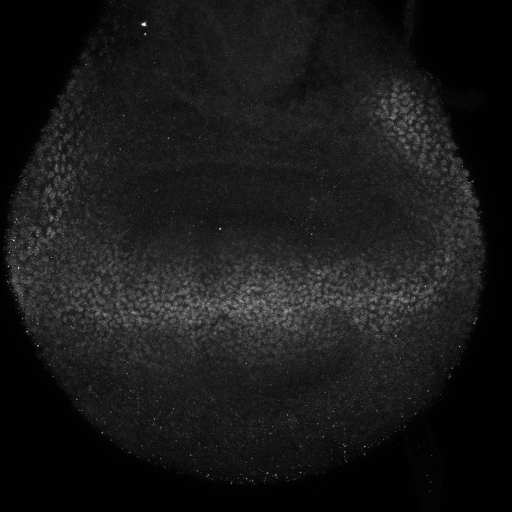
#> input picture Vg_image.png, 1024 x 1024 px, found by its file name (shown at 1/2 size)
$ python W_and_R_cells_determination.py
#> lines starting #> are read from the running program, lines starting #| are printed output that depends on the picture
### Code from Luis Manuel Muñoz Nava
### email: luis.nava@cinvestav.mx

###### This code finds the positive and negative pixels for Vestigial (Vg) in the wing pouch of the Drosophila wing disc ######

### Import the required packages ###
import pandas as pd
import numpy as np
import matplotlib.pyplot as plt
from sklearn.cluster import KMeans
from PIL import Image, ImageOps
from pathlib import Path

### Functions ###
def x_y_coor_min_max(x_y_coor):
	"""This function returns the x and y ranges coordinates of the region of interest"""
	x_range = [np.min(x_y_coor["X"]),np.max(x_y_coor["X"])]
	y_range = [np.min(x_y_coor["Y"]),np.max(x_y_coor["Y"])]
	return x_range, y_range


# [9 lines left out: function tuple_of_x_y_coor, not called in this run]


def rescale_images_0_1(image):
	"""This function rescales between 0 to 1 all the values in the selected image"""
	image_rescaled = (image - image.min()) / (image.max() - image.min())
	return image_rescaled


def region_of_image(image,x_range,y_range):
	"""This function select a region of interest from an image depending on x and y coordinates given"""
	region = np.zeros((len(range(y_range[0],y_range[1]+1)),len(range(x_range[0],x_range[1]+1)))) # makes the region array
	l = 0
	for i in range(1024): # loop in all y coordinates of the image
		if i in range(y_range[0],y_range[1]+1): # localize region in y coor
			c = 0
			for f in range(1024): # loop in all x coordinates of the image
				if f in range(x_range[0],x_range[1]+1): # localize region in x coor
					region[l][c] = image[i][f]
					c += 1
			l += 1
	return region


# [17 lines left out: function region_of_image_only_pouch, not called in this run]


def list_of_ellipse_pixels(xy_coor):
	"""This function obtains the pixels that correspond to the ellipse defined by the wing pouch"""
	n = 0
	list_of_pixels = []
	y_pixel = xy_coor["Y"][0]
	list_for_y = []
	for_last_y = []
	x_min = np.min(xy_coor)["X"]
	## For every value in the y axis, append all the values in the x axis corresponding to the wing pouch
	for i in xy_coor["Y"]:
		if i == y_pixel:
			## Use the same x axis values for the first and the last y axis values (is an ellipse, so they must be the same)
			list_for_y.append(xy_coor["X"][n] - x_min)
			for_last_y.append(xy_coor["X"][n] - x_min)
			y_pixel = i
		else:
			list_of_pixels.append(list_for_y)
			list_for_y = [xy_coor["X"][n] - x_min]
			y_pixel = i
		n += 1

	## Obtain the list and append the last value, also generate a dictionary and a Data Frame
	list_of_pixels.append(for_last_y)
	dict_list_of_pixels = {"list_pixels" : list_of_pixels}
	df_list_of_pixels = pd.DataFrame(dict_list_of_pixels)

	return list_of_pixels, df_list_of_pixels


# [101 lines left out: functions divide_in_groups, vg_image_without_noise, not called in this run]


### The code runs here ###

## Vg image
vg_image = plt.imread("/path/Vg_image.png") # Write the path to the file instead of "path"
#> vg_image is the input picture: shape (1024, 1024) float32; min 0, max 1, mean 0.0977

## rescale Vg images between 0 and 1
vg_rescaled = rescale_images_0_1(vg_image)

## xy_coor table for the pouch area
xy_coor = pd.read_csv("/path/xy_coor_elipse.csv") # Write the path to the file instead of "path"
#> (reads xy_coor_elipse.csv from the repository)

## xy_coor table for vg minimum values (area outside the pouch to obtain the background noise in the image)
xy_min = pd.read_csv("/path/xy_coor_vgmin.csv") # Write the path to the file instead of "path"
#> (reads xy_coor_vgmin.csv from the repository)

## Set te min and max for the x and y coordenates for the pouch area
x_coor,y_coor = x_y_coor_min_max(xy_coor)

## Set the min and max for the x and y coordenates for vg min area
x_coor_min, y_coor_min = x_y_coor_min_max(xy_min)

## Set and show the region of the pouch in the vg image
vg_region = region_of_image(vg_rescaled,x_coor,y_coor)
#> after the loop in region_of_image, `for i in range(1024):`:
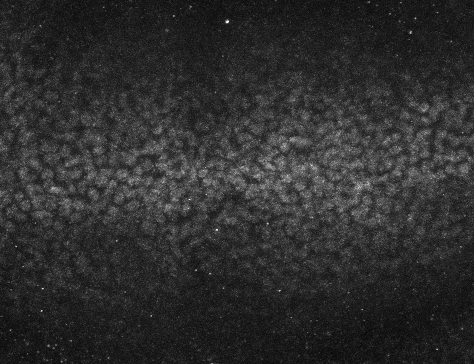
#> region: shape (364, 474) float64; min 0.0314, max 1, mean 0.18
#> after the loop in region_of_image, `for i in range(1024):`: l = 364
#plt.imshow(vg_region)
#plt.show()

## Set and show the region of the min in the vg image
vg_min = region_of_image(vg_rescaled,x_coor_min,y_coor_min)
#> after the loop in region_of_image (call 2), `for i in range(1024):`:
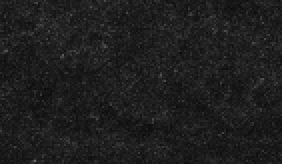
#> region: shape (82, 141) float64 (shown 2 times larger); min 0.0431, max 0.416, mean 0.118
#> after the loop in region_of_image (call 2), `for i in range(1024):`: l = 82
#plt.imshow(vg_min)
#plt.show()

## Set the mean and Std of the intensities of the vg min region
mean_vg_min = np.mean(vg_min)
#> mean_vg_min = 0.118
std_dev_vg_min = np.std(vg_min)
#> std_dev_vg_min = 0.033

## Set the background noise value with the intensity mean plus two standard deviation data of the vg min intensities
mean_plus_two_std = mean_vg_min + (std_dev_vg_min*2)
#> mean_plus_two_std = 0.184

## Set a list of all the pixels in the ellipse area
#> (the run stopped early here; a loop or call above may not have finished)
